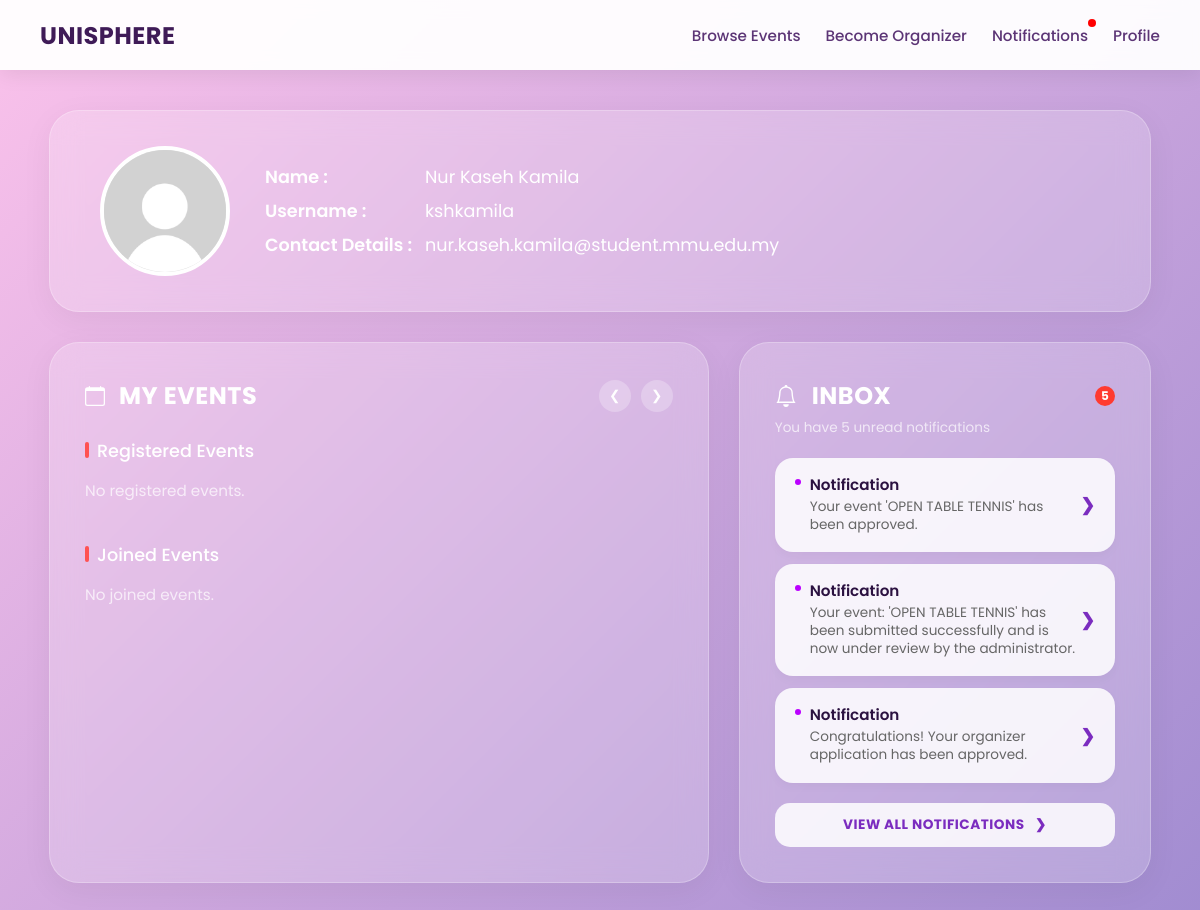
The app's page /user_dashboard (signed in), older data.
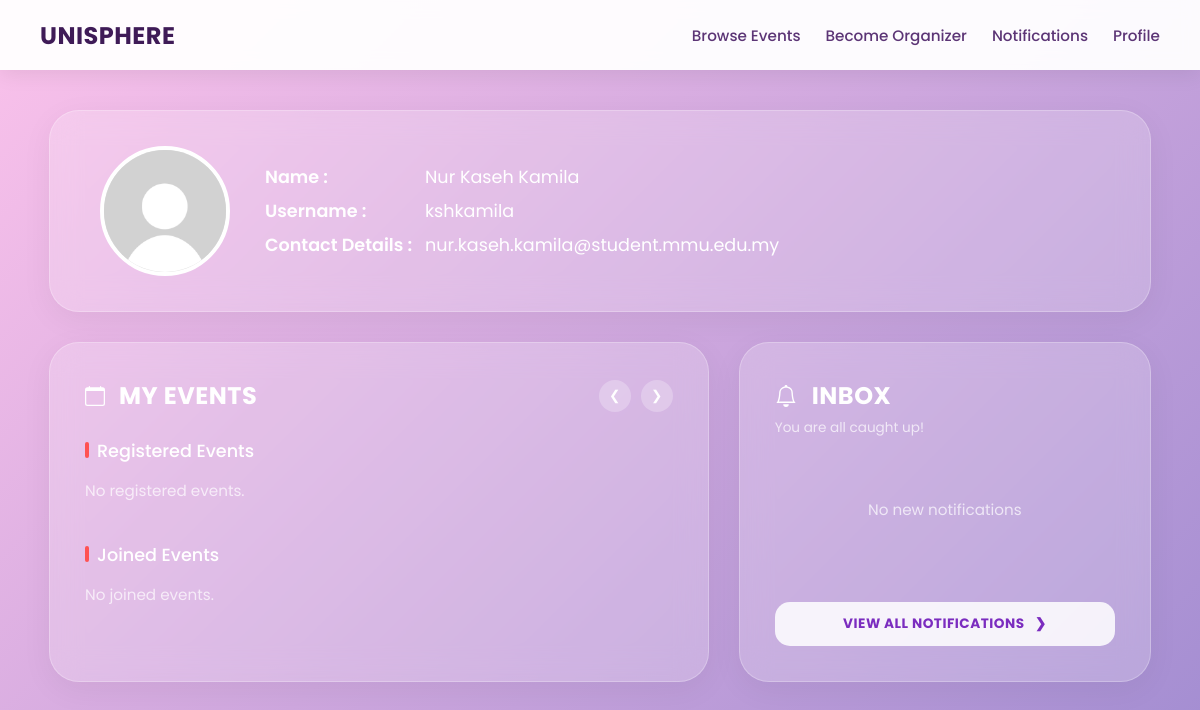
The same page, newer data.
### tables this page shows
CREATE TABLE users_general (
    student_id varchar(10) PRIMARY KEY,
    name TEXT NOT NULL,
    username TEXT NOT NULL UNIQUE,
    email TEXT NOT NULL UNIQUE,
    password TEXT NOT NULL,
    keyword TEXT,
    role TEXT NOT NULL CHECK(role IN ('user', 'organizer', 'admin')),
    is_verified INTEGER DEFAULT 0,
    pending_email TEXT,
    security_question TEXT
);

CREATE TABLE notifications (
    id INTEGER PRIMARY KEY AUTOINCREMENT,
    student_id varchar(10) NOT NULL,
    message TEXT NOT NULL,
    type TEXT NOT NULL,
    is_read INTEGER DEFAULT 0,
    created_at TIMESTAMP DEFAULT CURRENT_TIMESTAMP, redirect TEXT,
    FOREIGN KEY (student_id) REFERENCES users_general(student_id)
);

### app.py (the view)
@app.route('/user_dashboard')
def dashboard():
    username = session.get('user')
    if not username:
        return redirect(url_for('login'))
    conn = get_db_connection()
    cursor = conn.cursor()
    cursor.execute("""
        SELECT * FROM users_general
        LEFT JOIN user_details ON users_general.student_id = user_details.student_id
        WHERE users_general.username = ?
    """, (username,))
    user = cursor.fetchone()
    if not user:
        conn.close()
        return "User not found"
    cursor.execute("""
        SELECT e.event_id, e.event_name, e.event_description,
               e.start_date, e.end_date, e.start_time, e.end_time,
               e.main_location, e.faculty_wing, e.specific_location, e.event_mode, e.event_link, e.event_poster
        FROM events e
        INNER JOIN event_registrations er ON e.event_id = er.event_id
        WHERE er.student_id = ? AND e.end_date >= date('now')
    """, (user["student_id"],))
    events = cursor.fetchall()
    cursor.execute("""
        SELECT e.event_id, e.event_name, e.event_description,
               e.start_date, e.end_date, e.start_time, e.end_time,
               e.main_location, e.faculty_wing, e.specific_location, e.event_mode, e.event_link, e.event_poster
        FROM events e
        INNER JOIN event_registrations er ON e.event_id = er.event_id
        WHERE er.student_id = ? AND e.end_date < date('now')
    """, (user["student_id"],))
    joined_events = cursor.fetchall()
    cursor.execute("""
        SELECT * FROM notifications
        WHERE student_id = ? AND is_read = 0
        ORDER BY ROWID DESC
    """, (user["student_id"],))
    notifications = cursor.fetchall()
    cursor.execute("""
        SELECT COUNT(*) as count
        FROM notifications
        WHERE student_id = ? AND is_read = 0
    """, (user["student_id"],))
    unread_data = cursor.fetchone()
    unread_notifications = unread_data["count"] if unread_data else 0
    conn.close()
    return render_template(
        'user_dashboard.html',
        user=user,
        events=events,
        joined_events=joined_events,
        notifications=notifications,
        unread_notifications=unread_notifications
    )

### app.py (called while the page is built)
def get_db_connection():
    conn = sqlite3.connect('database.db')
    conn.row_factory = sqlite3.Row
    conn.execute("PRAGMA foreign_keys = 1")
    return conn

@app.context_processor
def inject_notifications():
    if 'student_id' not in session:
        return dict(unread_notifications=0)
    conn = get_db_connection()
    cursor = conn.cursor()
    cursor.execute("SELECT COUNT(*) AS total FROM notifications WHERE student_id = ? AND is_read = 0",
    (session['student_id'],))
    result = cursor.fetchone()
    conn.close()
    return dict(unread_notifications=result['total'])

### templates/user_dashboard.html (shortened to what this page needs)
<!DOCTYPE html>
<html lang="en">
    <head>
    </head>
    <body>
        <nav class="navbar">
            <a class="navbar-brand" href="/user_dashboard">UniSphere</a>
            <div class="navbar-links">
                {% if session.get('role') == 'user' %}
                    <a href="/eventbrowsing">Browse Events</a>
                    <a href="/be_organizer">Become Organizer</a>
                    <a href="/notifications" class="notification-link">
                        Notifications
                        {% if unread_notifications > 0 %}
                            <span class="notification-dot"></span>
                        {% endif %}
                    </a>
                    <a href="/user_dashboard">Profile</a>
                {% endif %}
            </div>
        </nav>
<div class="dashboard">
    <div class="profile-banner" onclick="window.location.href='/user_profile';" style="cursor: pointer;" title="Click to Edit Profile">
        <div class="profile-left">
            <img src="{{ url_for('static', filename='uploads/' + (user['profile_picture'] if user['profile_picture'] else 'default.png')) }}" class="dashboard-profile-picture">
            <div class="profile-content">
                <div class="profile-row">
                    <span class="profile-label">Name :</span>
                    <span class="profile-value">{{ user['name'] }}</span>
                </div>
                <div class="profile-row">
                    <span class="profile-label">Username :</span>
                    <span class="profile-value">{{ user['username'] }}</span>
                </div>
                <div class="profile-row">
                    <span class="profile-label">Contact Details :</span>
                    <span class="profile-value">{{ user['email'] }}</span>
                </div>
            </div>
        </div>
    </div>
            <div class="main-grid">
                <div class="card">
                    <div class="card-header-row">
                        <h2 class="card-title-main">
                            <svg width="20" height="20" fill="currentColor" viewBox="0 0 16 16" style="margin-right:4px;"><path d="M3.5 0a.5.5 0 0 1 .5.5V1h8V.5a.5.5 0 0 1 1 0V1h1a2 2 0 0 1 2 2v11a2 2 0 0 1-2 2H2a2 2 0 0 1-2-2V3a2 2 0 0 1 2-2h1V.5a.5.5 0 0 1 .5-.5zM1 4v10a1 1 0 0 0 1 1h12a1 1 0 0 0 1-1V4H1z"/></svg>
                            My Events
                        </h2>
                        <div class="scroll-arrows">
                            <button class="arrow-btn prev-btn">&#10094;</button>
                            <button class="arrow-btn next-btn">&#10095;</button>
                        </div>
                    </div>
                    <p class="event-section-label">Registered Events</p>
                    <div class="posters-container">
                        {% if events %}
                            {% for e in events %}
                                {% if e["main_location"] == "General" %}
                                {% elif e["main_location"] == "CLC" %}
                                    {% set location = e["main_location"] ~ ", " ~ e["specific_location"] %}
                                {% else %}
                                    {% set location = e["main_location"] ~ ", " ~ e["faculty_wing"] ~ ", " ~ e["specific_location"] %}
                                {% endif %}
                                <div class="event-poster"
                                     onclick='triggerActionMenu(
                                         `{{ e["event_id"] }}`,
                                         `{{ e["event_name"] | replace("`", "\\`") }}`,
                                         `{{ e["event_description"] | replace("`", "\\`") }}`,
                                         `{{ e["start_date"] }} to {{ e["end_date"] }}`,
                                         `{{ e["start_time"] }} - {{ e["end_time"] }}`,
                                         `{{ location }} ({{ e["event_mode"] }})`,
                                         `{{ url_for("static", filename="eventPoster/" + e["event_poster"]) if e["event_poster"] else "" }}`
                                     )'
                                     title="{{ e['event_name'] }}">
                                <img src="{{ url_for('static', filename='eventPoster/' + e['event_poster']) }}" alt="{{ e['event_name'] }}">
                                </div>
                            {% endfor %}
                            {% else %}
                            <p style="color: rgba(255,255,255,0.7); font-size:0.95rem;">No registered events.</p>
                        {% endif %}
                    </div>
                    <p class="event-section-label">Joined Events</p>
                    <div class="posters-container">
                        {% if joined_events %}
                            {% for e in joined_events %}
                                {% if e["main_location"] == "General" %}
                                    {% set location = e["specific_location"] %}
                                {% elif e["main_location"] == "CLC" %}
                                    {% set location = e["main_location"] ~ ", " ~ e["specific_location"] %}
                                {% else %}
                                    {% set location = e["main_location"] ~ ", " ~ e["faculty_wing"] ~ ", " ~ e["specific_location"] %}
                                {% endif %}
                                <div class="event-poster"
                                     onclick='triggerActionMenu(
                                         `{{ e["event_id"] }}`,
                                         `{{ e["event_name"] | replace("`", "\\`") }}`,
                                         `{{ e["event_description"] | replace("`", "\\`") }}`,
                                         `{{ e["start_date"] }} to {{ e["end_date"] }}`,
                                         `{{ e["start_time"] }} - {{ e["end_time"] }}`,
                                         `{{ location }} ({{ e["event_mode"] }})`,
                                         <img src="{{ url_for('static', filename='eventPoster/' + e['event_poster']) }}" alt="{{ e['event_name'] }}">
                                     )'
                                     title="{{ e['event_name'] }}">
                                    <img src="{{ url_for('static', filename='eventPoster/' + (e['event_poster'] if e['event_poster'] else 'defaultPoster.png')) }}" alt="{{ e['event_name'] }}">
                                </div>
                            {% endfor %}
                            <a href="/eventbrowsing" class="view-all-box">
                                <span>+</span>
                                View All
                            </a>
                        {% else %}
                            <p style="color: rgba(255,255,255,0.7); font-size:0.95rem;">No joined events.</p>
                        {% endif %}
                    </div>
                </div>
     <div class="card inbox-card">
    <div class="card-header-row">
        <h2 class="card-title-main" style="gap:15px;">
            Inbox
        </h2>
        {% if unread_notifications and unread_notifications > 0 %}
            <span class="notification-badge-count">{{ unread_notifications }}</span>
        {% endif %}
    </div>
    {% if notifications %}
        <p class="inbox-subtitle">You have {{ unread_notifications if unread_notifications else '0' }} unread notifications</p>
    {% else %}
        <p class="inbox-subtitle">You are all caught up!</p>
    {% endif %}
    <div class="notifications-list">
        {% if notifications %}
            {% for n in notifications[:3] %}
                <a href="/notifications" class="notif-item">
                    <div class="notif-content-wrapper">
                        <div class="notif-title">{{ n["title"] if n["title"] else "Notification" }}</div>
                        <div class="notif-desc">{{ n["description"] if n["description"] else n["message"] }}</div>
                    </div>
                    <span class="chevron-icon">&#10095;</span>
                </a>
            {% endfor %}
        {% else %}
            <div style="text-align: center; padding: 40px 20px; color: rgba(255,255,255,0.7); font-size: 0.95rem;">
                No new notifications
            </div>
        {% endif %}
    </div>
    <a href="/notifications" class="view-all-notif-btn">View All Notifications &nbsp; &#10095;</a>
</div>
</div>
</body>
</html>

### templates/user_dashboard.html (style rules this page uses)
* { margin: 0; padding: 0; box-sizing: border-box; font-family: 'Poppins', sans-serif; }
body { background: linear-gradient(135deg, #fbc2eb 0%, #a18cd1 100%); display: flex; justify-content: center; align-items: flex-start; min-height: 100vh; padding: 40px 20px; padding-top: 110px; }
.dashboard { width: 95%; max-width: 1400px; display: flex; flex-direction: column; gap: 30px; }
.profile-banner { background: rgba(255, 255, 255, 0.2); backdrop-filter: blur(15px); -webkit-backdrop-filter: blur(15px); border: 1px solid rgba(255, 255, 255, 0.25); border-radius: 30px; padding: 35px 50px; display: flex; justify-content: flex-start; align-items: center; color: white; box-shadow: 0 8px 32px rgba(0, 0, 0, 0.05); transition: transform 0.2s ease, background-color 0.2s ease, box-shadow 0.2s ease; }
.profile-left { display: flex; align-items: center; gap: 35px; }
.dashboard-profile-picture { width: 130px; height: 130px; border-radius: 50%; object-fit: cover; background-color: #e0e0e0; border: 4px solid white; flex-shrink: 0; }
.profile-content { display: flex; flex-direction: column; gap: 8px; }
.profile-row { display: flex; align-items: baseline; font-size: 1.1rem; font-weight: 400; }
.profile-label { font-weight: 600; width: 160px; flex-shrink: 0; }
.profile-value { word-break: break-all; }
.main-grid { display: grid; grid-template-columns: 1.6fr 1fr; gap: 30px; }
.card { background: rgba(255, 255, 255, 0.2); backdrop-filter: blur(15px); -webkit-backdrop-filter: blur(15px); border: 1px solid rgba(255, 255, 255, 0.25); border-radius: 30px; padding: 35px; color: white; box-shadow: 0 8px 32px rgba(0, 0, 0, 0.05); }
.card-header-row { display: flex; justify-content: space-between; align-items: center; margin-bottom: 25px; }
.card-title-main { font-size: 1.5rem; font-weight: 700; text-transform: uppercase; letter-spacing: 0.5px; display: flex; align-items: center; gap: 10px; }
.scroll-arrows { display: flex; gap: 10px; }
.arrow-btn { width: 32px; height: 32px; border-radius: 50%; background: rgba(255, 255, 255, 0.25); border: none; color: white; cursor: pointer; display: flex; align-items: center; justify-content: center; font-size: 0.85rem; transition: background 0.2s; }
.event-section-label { font-size: 1.1rem; font-weight: 500; margin-bottom: 15px; position: relative; padding-left: 12px; }
.event-section-label::before { content: ''; position: absolute; left: 0; top: 4px; width: 4px; height: 16px; background-color: #ff5252; border-radius: 2px; }
.posters-container { display: flex; gap: 15px; align-items: center; overflow-x: auto; padding-bottom: 10px; margin-bottom: 30px; }
.inbox-card { display: flex; flex-direction: column; }
.inbox-subtitle { font-size: 0.85rem; color: rgba(255, 255, 255, 0.7); margin-top: -20px; margin-bottom: 20px; }
.notifications-list { display: flex; flex-direction: column; gap: 12px; flex: 1; }
.view-all-notif-btn { margin-top: 20px; width: 100%; background: rgba(255, 255, 255, 0.85); color: #7b2cbf; text-align: center; text-decoration: none; padding: 12px; border-radius: 15px; font-size: 0.85rem; font-weight: 700; text-transform: uppercase; letter-spacing: 0.5px; transition: background 0.2s; display: block; }
.navbar { position: fixed; top: 0; left: 0; width: 100%; height: 70px; background: rgba(255, 255, 255, 0.95); backdrop-filter: blur(8px); box-shadow: 0 4px 20px rgba(0, 0, 0, 0.08); display: flex; align-items: center; justify-content: space-between; padding: 0 40px; z-index: 1000; }
.notification-link { position: relative; }
.navbar-brand { font-size: 1.5rem; font-weight: 700; color: #3f1b57; text-decoration: none; text-transform: uppercase; letter-spacing: 0.5px; }
.navbar-links { display: flex; gap: 25px; align-items: center; }
.navbar-links a { color: #5c3576; text-decoration: none; font-size: 0.95rem; font-weight: 500; transition: color 0.2s; position: relative; padding: 4px 0; }
.navbar-links a::after { content: ''; position: absolute; width: 0; height: 2px; bottom: 0; left: 0; background-color: #7b2cbf; transition: width 0.2s ease; }
.posters-container { display: flex; gap: 15px; align-items: center; overflow-x: auto; padding-bottom: 10px; margin-bottom: 30px; scroll-behavior: smooth; }

Row changes from the older to the newer data that the page shows:
removed notifications: n "Notification", message "Your event 'OPEN TABLE TENNIS' has been approved."
removed notifications: n "Notification", message "Your event: 'OPEN TABLE TENNIS' has been submitted successfully and is now under review by the administrator."
removed notifications: n "Notification", message "Congratulations! Your organizer application has been approved."
Text that changed along with them:
{{ unread_notifications }}: "5" → (not shown)
{{ unread_notifications if unread_notifications else '0' }}: "5" → (not shown)
text no longer shown: "You have unread notifications"
text now shown: "You are all caught up! No new notifications"
